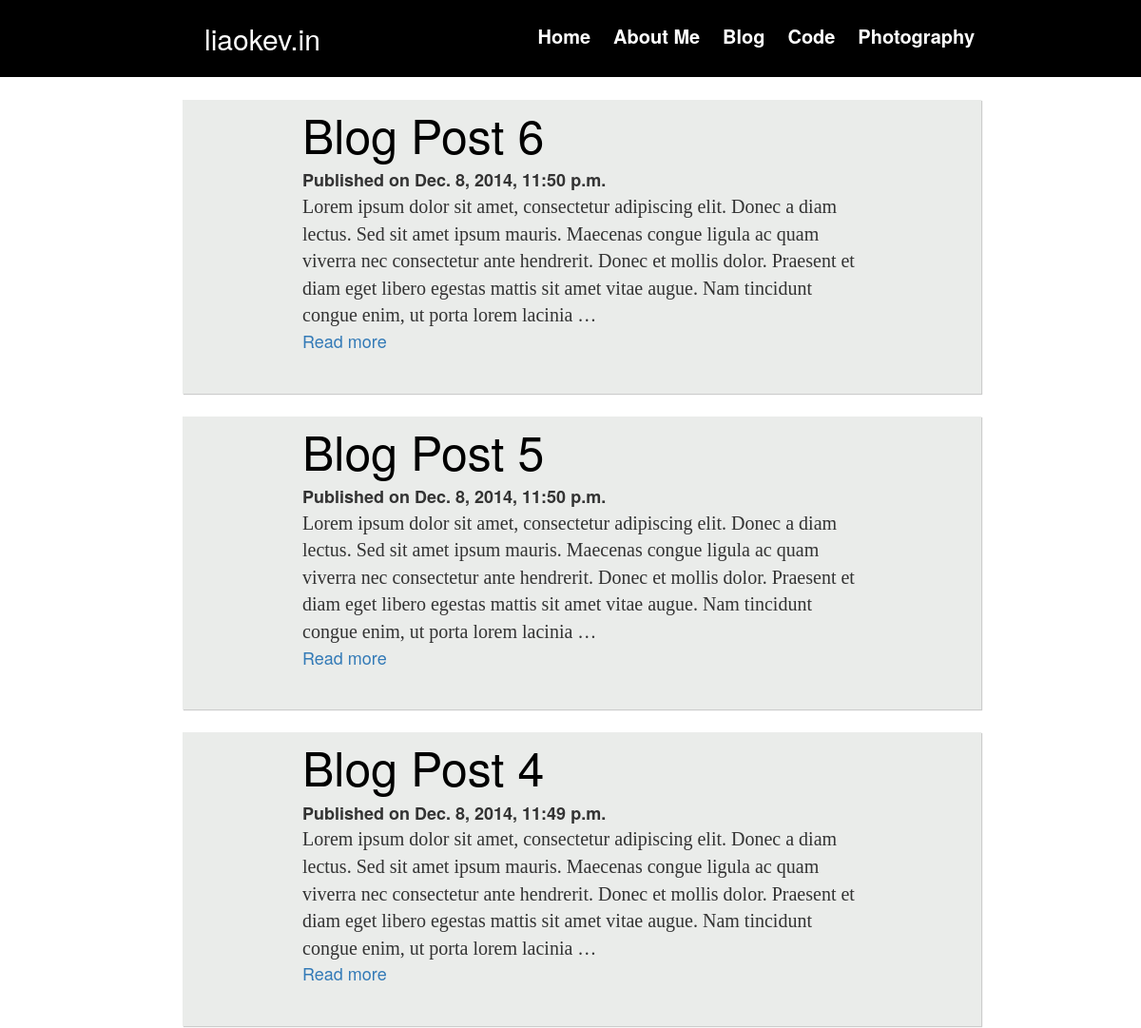
Page /blog/archive/ (upper part) on the earlier database version.
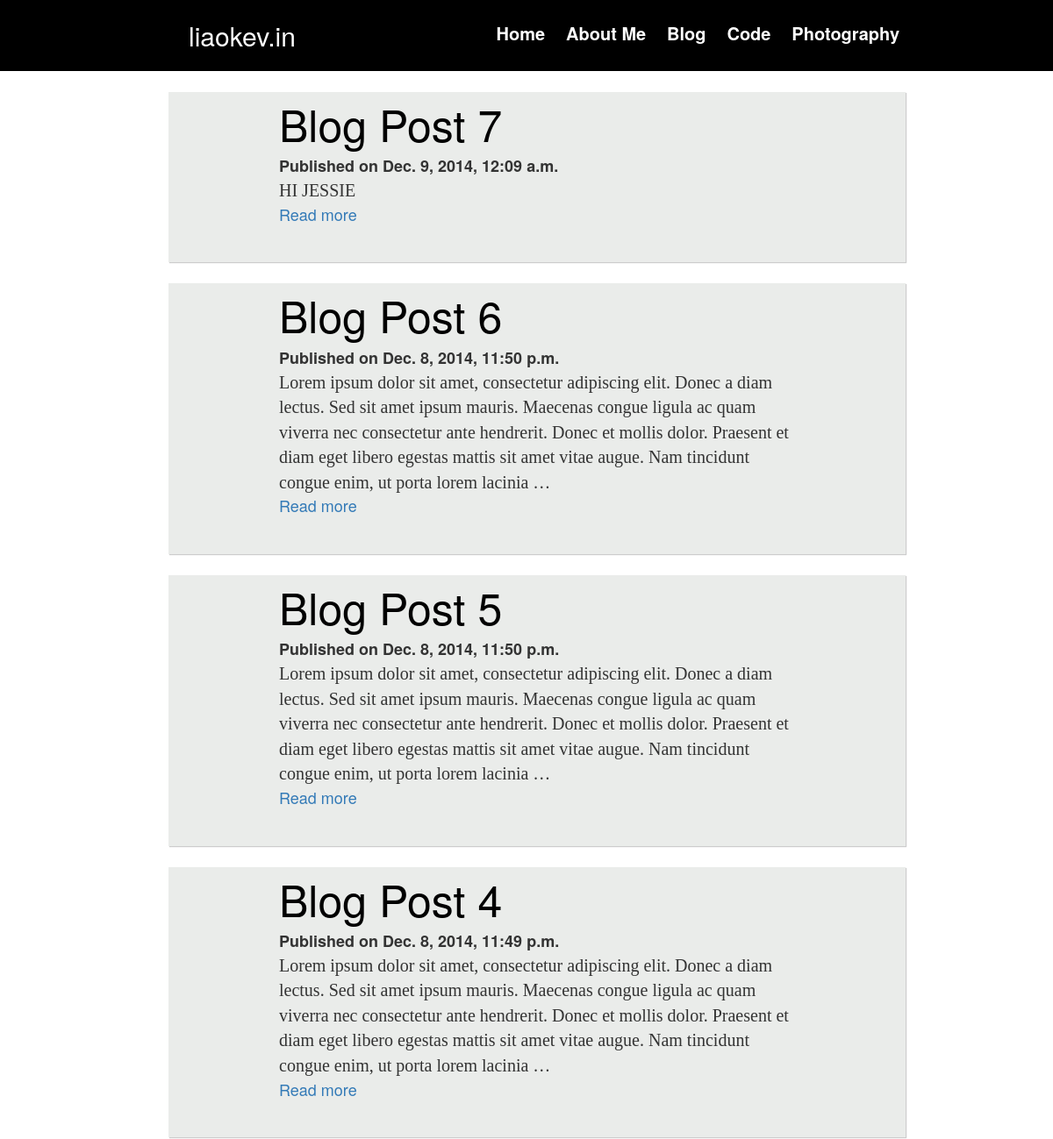
Same page on the later database version.
### blog/models.py (models this page shows, shortened)
class Blog_Post(models.Model):
    title_text = models.CharField(max_length=200)
    pub_date = models.DateTimeField('date published')
    post_photo = models.ImageField(upload_to="blog")
    post_content_text = models.TextField()

### blog/views.py (the view)
def archive(request):
    all_post_list    = Blog_Post.objects.order_by('-pub_date')
    context={'all_post_list': all_post_list}
    return render(request, 'blog/archive.html', context)

### blog/templates/blog/archive.html
{% extends 'base.html' %}
{% load staticfiles %}
{% block additional_header %}
<link rel="stylesheet" href="{% static 'styles/blog.css' %}">
{% endblock %}
{% block content %}
{% if all_post_list %}
		{% for Blog_Post in all_post_list %}
			<div class="text_page_container">
				<div class="text_page_body">
					<a class="blog_title" href="/blog/{{ Blog_Post.id }}/">{{Blog_Post.title_text}}</a>
					<br>
					<b>Published on {{Blog_Post.pub_date}}</b>
					<div class="blog_content">{{Blog_Post.post_content_text|truncatewords:50}}</div>
					<a href="/blog/{{ Blog_Post.id }}/">Read more</a>
				</div>
			</div>
	 	{% endfor %}
{% else %}
	<p>No posts are available.</p>
{% endif %}
{% endblock %}

Differences in the rows shown:
added Blog_Post: title_text "Blog Post 7", pub_date "Dec. 9, 2014, 12:09 a.m.", post_content_text "HI JESSIE"
